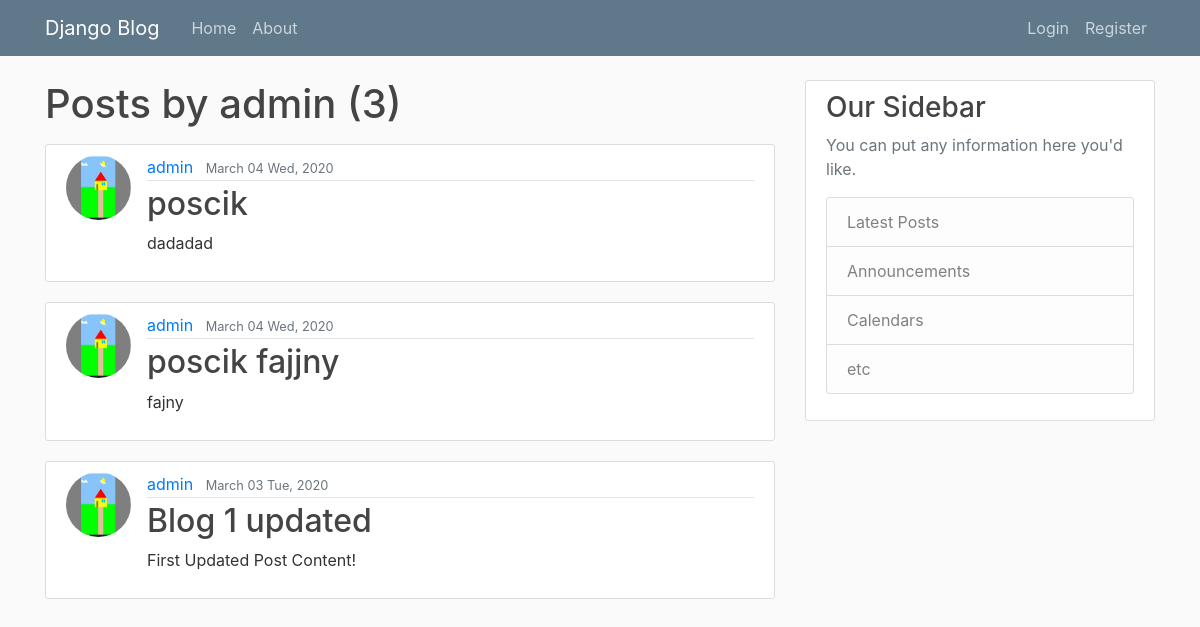
The app's page /user/admin, older data.
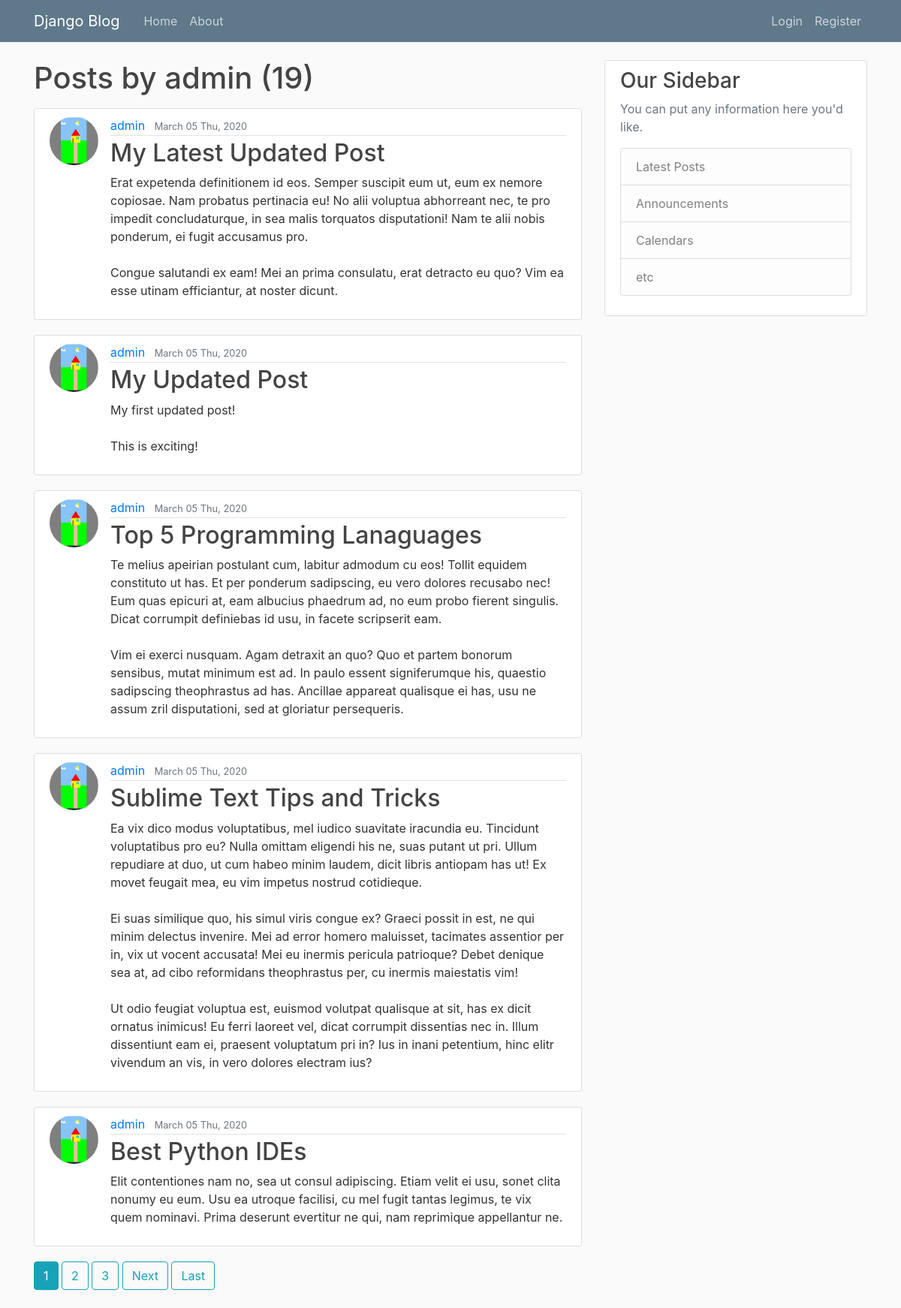
The same page, newer data.
### blog/models.py (models this page shows, shortened)
class Post(models.Model):
    title = models.CharField(max_length=100)
    content = models.TextField()
    date_posted = models.DateField(default=timezone.now)
    author = models.ForeignKey(User, on_delete=models.CASCADE)

### users/models.py (models this page shows, shortened)
class Profile(models.Model):
    user = models.OneToOneField(User, on_delete=models.CASCADE)
    image = models.ImageField(default='default.jpg', upload_to='profile_pics')

### blog/views.py (the view)
# urls.py: path('user/<str:username>', UserPostListView.as_view(), name='user-posts'),
class UserPostListView(ListView):
    model = Post
    template_name = 'blog/user_posts.html'
    context_object_name = 'posts'
    paginate_by = 5
    def get_queryset(self):
        user = get_object_or_404(User, username=self.kwargs.get('username'))
        return Post.objects.filter(author=user).order_by('-date_posted')

### blog/templates/blog/user_posts.html (shortened to what this page needs)
{% extends "blog/base.html" %}
{% block content %}
    <h1 class="mb-3">Posts by {{ view.kwargs.username }} ({{ page_obj.paginator.count }})</h1>
    {% for post in posts %}
        <article class="media content-section">
            <img class="rounded-circle article-img" src="{{post.author.profile.image.url }}"/>
            <div class="media-body">
            <div class="article-metadata">
                <a class="mr-2" href="{% url 'user-posts' post.author.username %}">{{ post.author }}</a>
                <small class="text-muted">{{ post.date_posted|date:"F d D, Y " }}</small>
            </div>
            <h2><a class="article-title" href="{% url 'post-detail' post.id %}">{{ post.title }}</a></h2>
            <p class="article-content">{{ post.content }}</p>
            </div>
        </article>
    {% endfor %}
    {% if is_paginated %}
        {% for num in page_obj.paginator.page_range %}
            {% if page_obj.number == num %}
                <a class="btn btn-info mb-4" href="?page={{ num }}">{{ num }}</a>
        {% elif num > page_obj.number|add:'-3' and num < page_obj.number|add:'3' %}
            <a class="btn btn-outline-info mb-4" href="?page={{ num }}">{{ num }}</a>
        {% endif %}
        {% endfor %}
        {% if page_obj.has_next %}
            <a class="btn btn-outline-info mb-4" href="?page={{ page_obj.next_page_number }}">Next</a>
            <a class="btn btn-outline-info mb-4" href="?page={{ page_obj.paginator.num_pages }}">Last</a>
        {% endif %}
    {% endif %}
{% endblock content %}

Row changes from the older to the newer data that the page shows:
no longer on this page (row unchanged): Post: author.profile.image (picture), author "admin", date_posted "March 04 Wed, 2020", title "poscik", content "dadadad"
no longer on this page (row unchanged): Post: author.profile.image (picture), author "admin", date_posted "March 04 Wed, 2020", title "poscik fajjny", content "fajny"
no longer on this page (row unchanged): Post: author.profile.image (picture), author "admin", date_posted "March 03 Tue, 2020", title "Blog 1 updated", content "First Updated Post Content!"
added Post: author.profile.image (picture), author "admin", date_posted "March 05 Thu, 2020", title "My Latest Updated Post", content "Erat expetenda definitionem id eos. Semper suscipit eum ut, eum ex nemore copiosae. Nam probatus pertinacia eu! No alii voluptua abhorreant nec, te pro impedit concludaturque, in sea malis torquatos disputationi! Nam te alii nobis ponderum, ei fugit accusamus pro. Congue salutandi ex eam! Mei an prima consulatu, erat detracto eu quo? Vim ea esse utinam efficiantur, at noster dicunt."
added Post: author.profile.image (picture), author "admin", date_posted "March 05 Thu, 2020", title "My Updated Post", content "My first updated post! This is exciting!"
added Post: author.profile.image (picture), author "admin", date_posted "March 05 Thu, 2020", title "Top 5 Programming Lanaguages", content "Te melius apeirian postulant cum, labitur admodum cu eos! Tollit equidem constituto ut has. Et per ponderum sadipscing, eu vero dolores recusabo nec! Eum quas epicuri at, eam albucius phaedrum ad, no eum probo fierent singulis. Dicat corrumpit definiebas id usu, in facete scripserit eam. Vim ei exerci nusquam. Agam detraxit an quo? Quo et partem bonorum sensibus, mutat minimum est ad. In paulo essent signiferumque his, quaestio sadipscing theophrastus ad has. Ancillae appareat qualisque ei has, usu ne assum zril disputationi, sed at gloriatur persequeris."
added Post: author.profile.image (picture), author "admin", date_posted "March 05 Thu, 2020", title "Sublime Text Tips and Tricks", content "Ea vix dico modus voluptatibus, mel iudico suavitate iracundia eu. Tincidunt voluptatibus pro eu? Nulla omittam eligendi his ne, suas putant ut pri. Ullum repudiare at duo, ut cum habeo minim laudem, dicit libris antiopam has ut! Ex movet feugait mea, eu vim impetus nostrud cotidieque. Ei suas similique quo, his simul viris congue ex? Graeci possit in est, ne qui minim delectus invenire. Mei ad error homero maluisset, tacimates assentior per in, vix ut vocent accusata! Mei eu inermis pericula patrioque? Debet denique sea at, ad cibo reformidans theophrastus per, cu inermis maiestatis vim! Ut odio feugiat voluptua est, euismod volutpat qualisque at sit, has ex dicit ornatus inimicus! Eu…"
added Post: author.profile.image (picture), author "admin", date_posted "March 05 Thu, 2020", title "Best Python IDEs", content "Elit contentiones nam no, sea ut consul adipiscing. Etiam velit ei usu, sonet clita nonumy eu eum. Usu ea utroque facilisi, cu mel fugit tantas legimus, te vix quem nominavi. Prima deserunt evertitur ne qui, nam reprimique appellantur ne."
Text that changed along with them:
{{ page_obj.paginator.count }}: "3" → "19"
new list line: "1"
new list line: "2"
new list line: "3"
text now shown: "Next Last"
